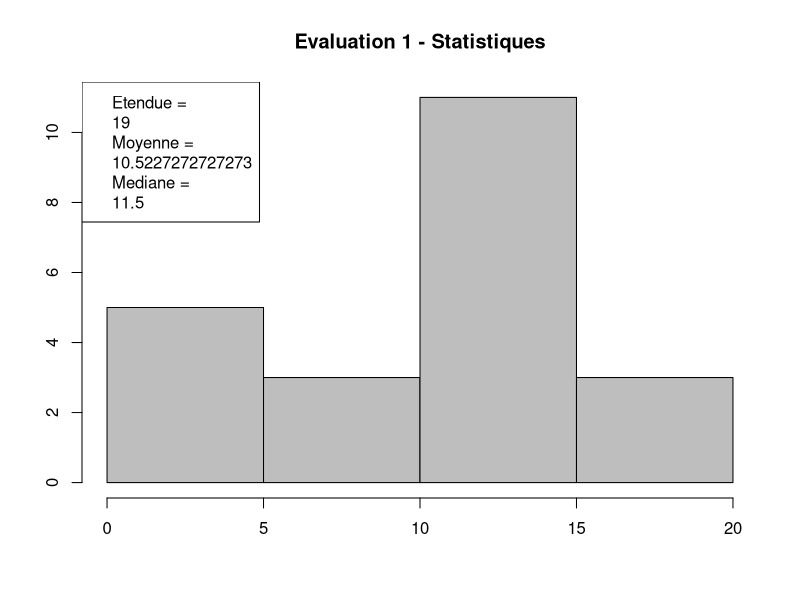

The R source for this figure:
# Exec with : R -q --vanilla < bilan-eval.R 

# Notes sur l'évaluation de statistiques

ie1 = c(18.5 , 3.5 , 14 , 14.5, 11 , 2 , 7 ,   12 , 5.5 ,   16 ,
        15   ,   4 , 15 ,  11 , 12 , 5 , 8 , 13.5 ,  20 , 12.5 ,
        10.5 ,  1)

etendu = max(ie1) - min(ie1)
med = median(ie1)
moy = mean(ie1)


pdf(file="ie1.pdf")
    hist(ie1, col="grey", main="Evaluation 1 - Statistiques",
     xlab=NULL, ylab=NULL)
     legend("topleft",c("Etendue = ", etendu, "Moyenne =", moy, "Mediane =", med) )

